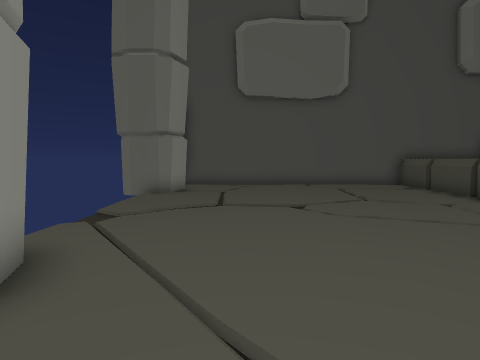
view 1 (above)

16 first-person views from a walk through a 3-D level made in the Unity game engine. The camera is 1.3 m above the floor, tilts 4° down and sees 75° across. The floor is counted in squares, 1 m on a side. Each view is taken from the middle of a square. On the plan, view 1 faces up. The plan holds only what a view shows up to about 14 squares ahead; the rest is blank.

view 2
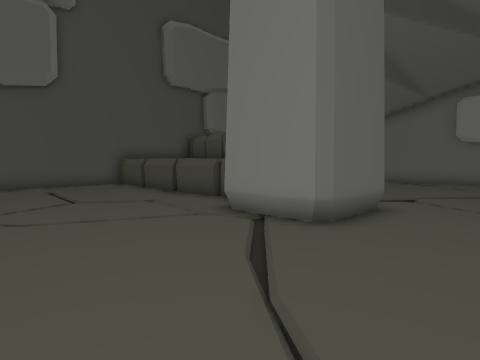

view 3
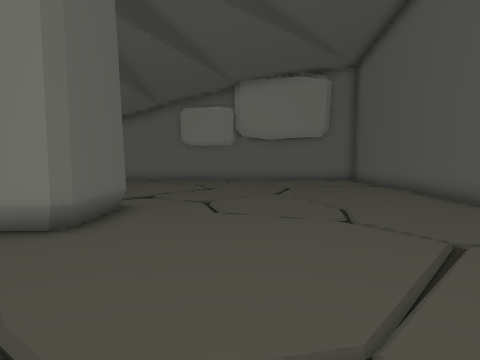

view 4
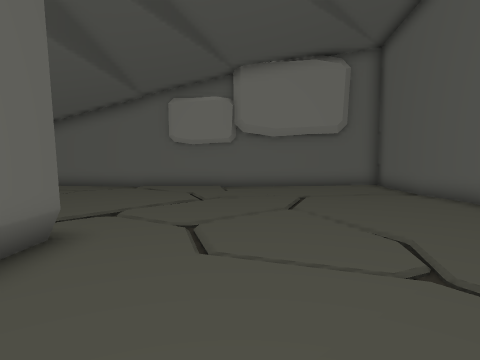

view 5
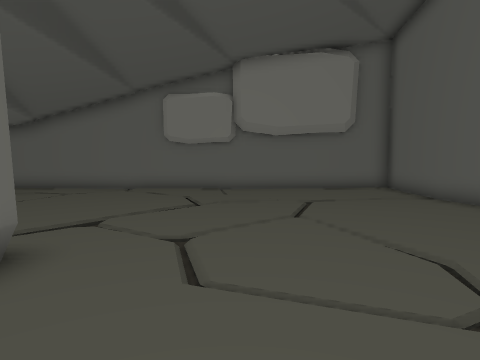

view 6
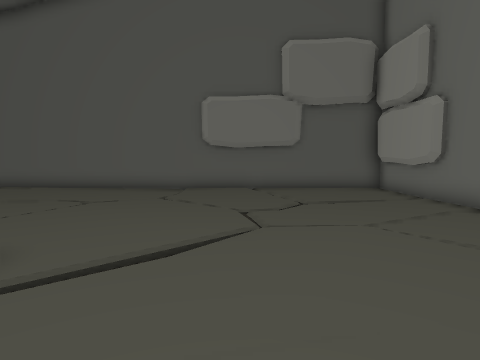

view 7
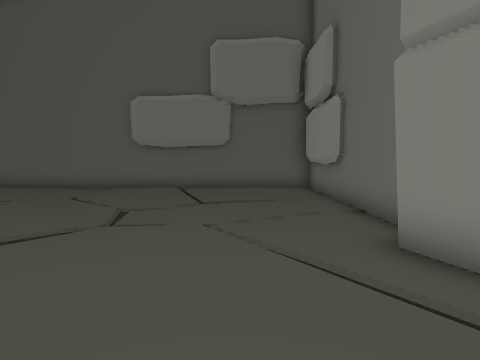

view 8
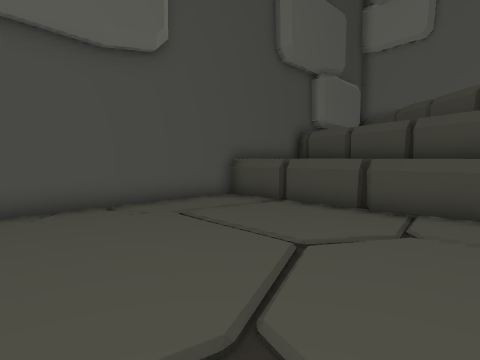

view 9
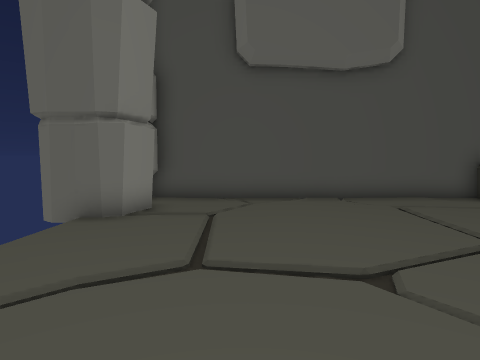

view 10
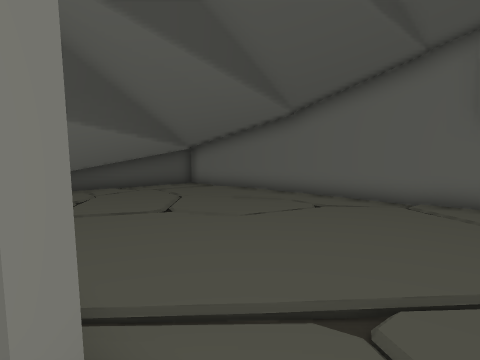

view 11
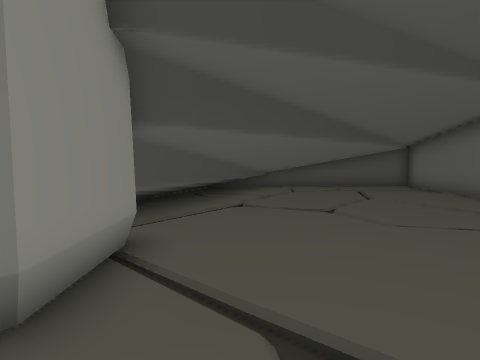

view 12
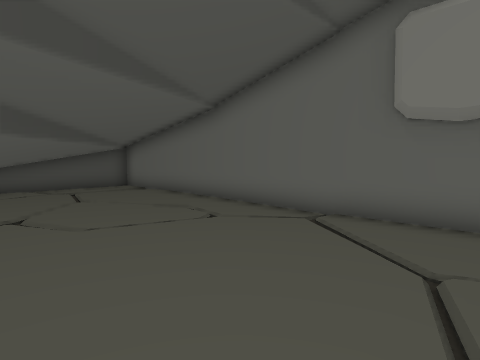

view 13
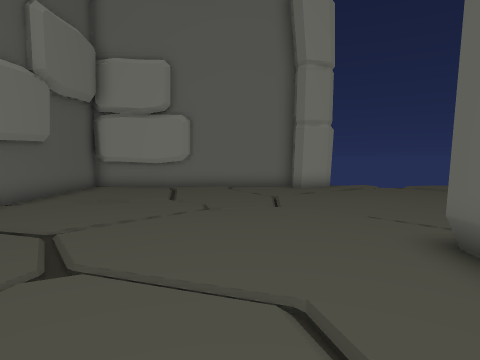

view 14
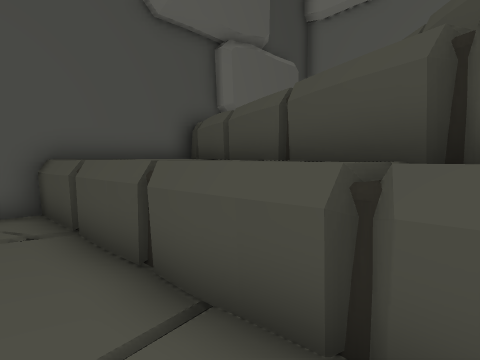

view 15
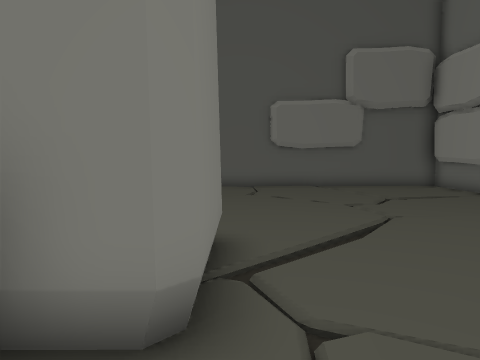

view 16
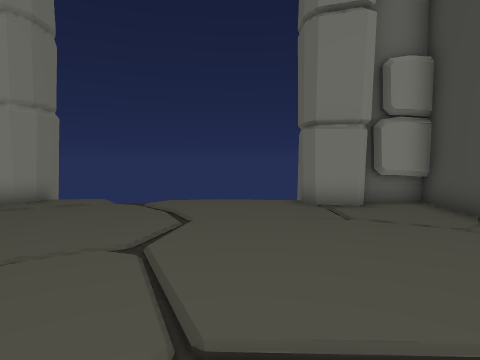

### Floor plan
Key: @ floor where view 1 was taken; # wall or solid block; . floor; / step, stairs or slope; ^ raised ledge.
Columns run from 4 left of view 1 to 19 right of it. Each row starts with its distance up from view 1.
 15  ############^^^#   ####
 14  #...////...^ ^^# ##  .#
 13  #../...////^ ^#### ...#
 12 ##....../...^  ### ....#
 11  ......./...^^^## .....#
 10  ......./...^^##  .....#
  9  ........../^^#   .....#
  8  ...........^##........#
  7  ...........^#.........#
  6  /........####.........#
  5  ./.......#  #.........#
  4 ##........## #./.......#
  3  #//.......###../......#
  2  #../../........./.....#
  1  #..////............/..#
  0  #..@../......./.......#
 -1  #............../......#
 -2  #............./.......#
 -3  #.....................#
 -4  #.....................#
 -5  #..../................#
 -6  #.....................#
 -7  #######################

Where each view was taken, in squares from view 1:
view 1: 0 up, 0 right, facing up
view 2: 0 up, 1 right, facing up-right
view 3: 0 up, 1 right, facing right
view 4: 0 up, 4 right, facing right
view 5: 0 up, 5 right, facing right
view 6: 7 up, 3 right, facing down
view 7: 7 up, 0 right, facing down
view 8: 7 up, 0 right, facing up-right
view 9: 5 up, 0 right, facing up
view 10: 2 up, 9 right, facing up-right
view 11: 1 up, 11 right, facing up
view 12: 1 up, 12 right, facing up-right
view 13: 0 up, 11 right, facing left
view 14: 7 up, 6 right, facing up-right
view 15: 8 up, 6 right, facing down
view 16: 10 up, 6 right, facing left
